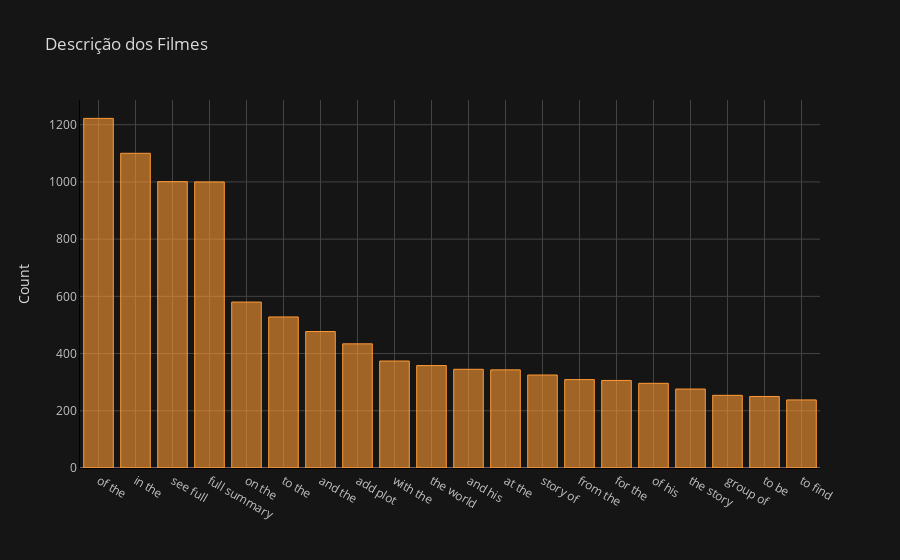

Write notebook code for a chart like this one.
### Markdown cell above
### Bigrams (2 termos) Distribuição de frequência antes de remover Stop Word

### Code cell
def get_top_n_bigram(corpus, n=None):
    vec = CountVectorizer(ngram_range=(2, 2)).fit(corpus)
    bag_of_words = vec.transform(corpus)
    sum_words = bag_of_words.sum(axis=0) 
    words_freq = [(word, sum_words[0, idx]) for word, idx in vec.vocabulary_.items()]
    words_freq =sorted(words_freq, key = lambda x: x[1], reverse=True)
    return words_freq[:n]
common_words = get_top_n_bigram(df['description'], 20)
df3 = pd.DataFrame(common_words, columns = ['description' , 'count'])
df3.groupby('description').sum()['count'].sort_values(ascending=False).iplot(kind='bar', yTitle='Count', linecolor='black', title=
                                                                                        'Descrição dos Filmes')

### Figure 1 — Plotly figure (JSON) as saved in the notebook; plotly's stock layout.template omitted (floating-point values rounded to 4 significant figures)
{"data": [{"marker": {"color": "rgba(255, 153, 51, 0.6)", "line": {"color": "rgba(255, 153, 51, 1.0)", "width": 1}}, "name": "count", "orientation": "v", "text": "", "type": "bar", "x": ["of the", "in the", "see full", "full summary", "on the", "to the", "and the", "add plot", "with the", "the world", "and his", "at the", "story of", "from the", "for the", "of his", "the story", "group of", "to be", "to find"], "y": [1222, 1100, 1001, 1000, 580, 528, 477, 434, 374, 358, 345, 343, 325, 309, 306, 296, 276, 254, 250, 238]}], "layout": {"legend": {"bgcolor": "#151516", "font": {"color": "#D9D9D9"}}, "paper_bgcolor": "#151516", "plot_bgcolor": "#151516", "title": {"font": {"color": "#D9D9D9"}, "text": "Descrição dos Filmes"}, "xaxis": {"gridcolor": "#434343", "linecolor": "black", "showgrid": true, "tickfont": {"color": "#C2C2C2"}, "title": {"font": {"color": "#D9D9D9"}, "text": ""}, "zerolinecolor": "#666570"}, "yaxis": {"gridcolor": "#434343", "linecolor": "black", "showgrid": true, "tickfont": {"color": "#C2C2C2"}, "title": {"font": {"color": "#D9D9D9"}, "text": "Count"}, "zerolinecolor": "#666570"}}}
